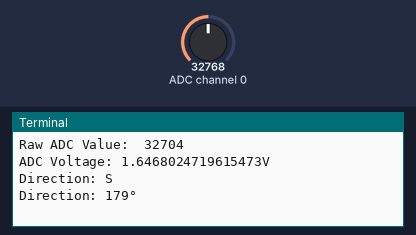
Recording of a program running on a simulated Raspberry Pi (BCM pin numbers). On the bench: the last lines printed to the terminal. Inputs (shaded band) come from the test bench; at power-on: ADC channel 0 = 32768 (analog values on the 0–65535 scale).

Above: at 1.2 s.
1.3 s: ADC channel 0 set to 45874
At 3.4 s:
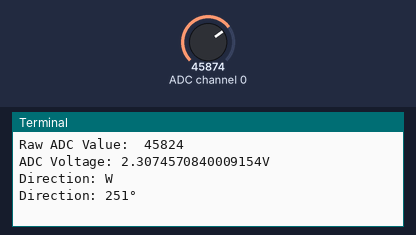
4.3 s: ADC channel 0 set to 57670
At 6.5 s:
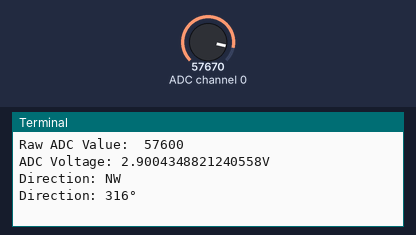
7.3 s: ADC channel 0 set to 65535
At 9.3 s:
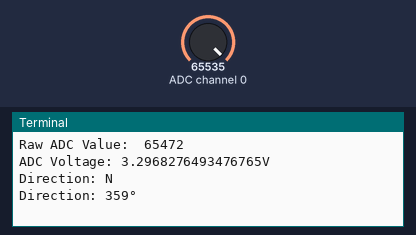
10.3 s: ADC channel 0 set to 19660
At 12.5 s:
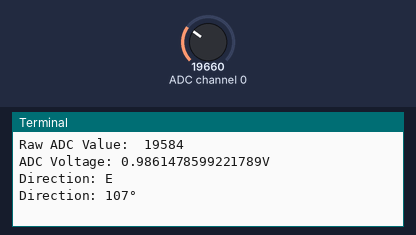
13.3 s: ADC channel 0 set to 7864
At 15.2 s:
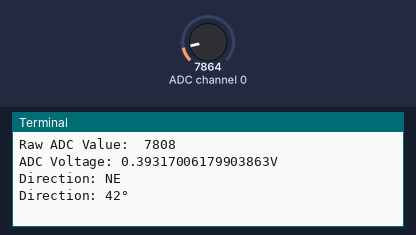
Timing chart, 0 to 16.7 s (numbered marks = the images above; inputs shaded):
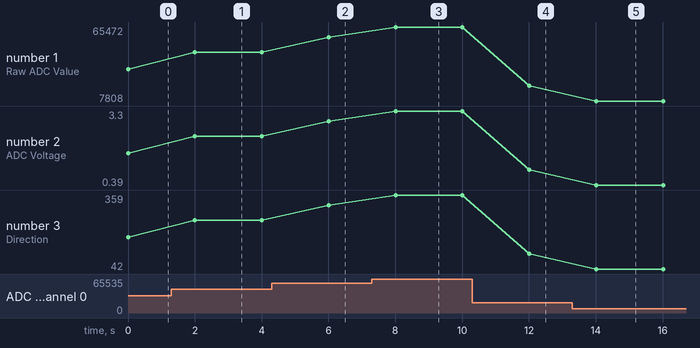

The program:

wind_direction.py
```python
from time import sleep
from datetime import datetime
import sys
import busio
import digitalio
import board
import adafruit_mcp3xxx.mcp3008 as MCP
from adafruit_mcp3xxx.analog_in import AnalogIn

def voltage_to_direction(voltage: float) -> str:
    """
    Converts an anolog voltage to a direction

    Arguments:
        - voltage: Voltage float value form the MCP3008. values are between 0 and 3.3V

    Returns:
        - Direction coresponding to an input voltage
    """
    if voltage < 0.20625 or voltage > 3.09375:
        return "N"
    elif 0.20625 <= voltage < 0.61875:
        return "NE"

    elif 0.61875 <= voltage < 1.03125:
        return "E"

    elif 1.03125 <= voltage < 1.44375:
        return "SE"

    elif 1.44375 <= voltage < 1.85625:
        return "S"

    elif 1.85625 <= voltage < 2.26875:
        return "SW"

    elif 2.26875 <= voltage < 2.68125:
        return "W"

    else:
        return "NW"


def voltage_to_degrees(voltage: float) -> int:
    """
    Converts an anolog voltage to rotational degrees

    Arguments: None

    Returns:
        - Degrees coresponding to an input voltage
    """
    return int(voltage*360/3.3)


def voltage() -> float:
    """
    Gets the analog voltage from pin 0 on the MCP3008

    Arguments: None

    Returns:
        - The analog voltage
    """


    try:
        # create the spi bus
        spi = busio.SPI(clock=board.SCK, MISO=board.MISO, MOSI=board.MOSI)

        # create the cs (chip select)
        cs = digitalio.DigitalInOut(board.D5)

        # create the mcp object
        mcp = MCP.MCP3008(spi, cs)

        # create an analog input channel on pin 0
        chan = AnalogIn(mcp, MCP.P0)

        return chan
    except:
        sys.exit(1)


def main():
    """
    Driver function
    """
    degree_sign= u'\N{DEGREE SIGN}'
    chan = voltage()
    while True:
        print('Raw ADC Value: ', chan.value)
        print('ADC Voltage: ' + str(chan.voltage) + 'V')
        print('Direction: ' + voltage_to_direction(chan.voltage))
        print('Direction: ' + str(voltage_to_degrees(chan.voltage)) + degree_sign)
        print()
        sleep(2)


if __name__ == '__main__':
    main()
```

Measured:
- after the input at 1.3 s, the terminal: prints a new line after 0.70 s (image 1)
- after the input at 4.3 s, the terminal: prints a new line after 1.7 s (image 2)
- after the input at 7.3 s, the terminal: prints a new line after 0.71 s (image 3)
- after the input at 10.3 s, the terminal: prints a new line after 1.7 s (image 4)
- after the input at 13.3 s, the terminal: prints a new line after 0.71 s (image 5)
- plotted number 1: 32704 → 45824 after the input at 1.3 s, 45824 → 57600 after the input at 4.3 s, 57600 → 65472 after the input at 7.3 s, 65472 → 19584 after the input at 10.3 s, 19584 → 7808 after the input at 13.3 s
- plotted number 2: 1.65 → 2.31 after the input at 1.3 s, 2.31 → 2.9 after the input at 4.3 s, 2.9 → 3.3 after the input at 7.3 s, 3.3 → 0.99 after the input at 10.3 s, 0.99 → 0.39 after the input at 13.3 s
- plotted number 3: 179 → 251 after the input at 1.3 s, 251 → 316 after the input at 4.3 s, 316 → 359 after the input at 7.3 s, 359 → 107 after the input at 10.3 s, 107 → 42 after the input at 13.3 s
